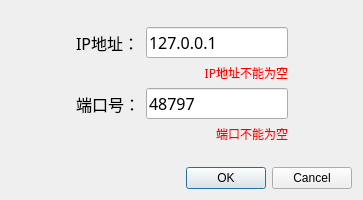
<?xml version="1.0" encoding="UTF-8"?>
<ui version="4.0">
 <class>ConfigDialog</class>
 <widget class="QDialog" name="ConfigDialog">
  <property name="geometry">
   <rect>
    <x>0</x>
    <y>0</y>
    <width>363</width>
    <height>200</height>
   </rect>
  </property>
  <property name="sizePolicy">
   <sizepolicy hsizetype="Fixed" vsizetype="Fixed">
    <horstretch>0</horstretch>
    <verstretch>0</verstretch>
   </sizepolicy>
  </property>
  <property name="minimumSize">
   <size>
    <width>363</width>
    <height>200</height>
   </size>
  </property>
  <property name="maximumSize">
   <size>
    <width>363</width>
    <height>200</height>
   </size>
  </property>
  <property name="contextMenuPolicy">
   <enum>Qt::DefaultContextMenu</enum>
  </property>
  <property name="windowTitle">
   <string>请输入服务器IP地址和端口</string>
  </property>
  <property name="whatsThis">
   <string/>
  </property>
  <layout class="QGridLayout" name="gridLayout">
   <item row="2" column="1">
    <spacer name="verticalSpacer_2">
     <property name="orientation">
      <enum>Qt::Vertical</enum>
     </property>
     <property name="sizeHint" stdset="0">
      <size>
       <width>20</width>
       <height>22</height>
      </size>
     </property>
    </spacer>
   </item>
   <item row="1" column="0">
    <spacer name="horizontalSpacer">
     <property name="orientation">
      <enum>Qt::Horizontal</enum>
     </property>
     <property name="sizeHint" stdset="0">
      <size>
       <width>40</width>
       <height>20</height>
      </size>
     </property>
    </spacer>
   </item>
   <item row="0" column="1">
    <spacer name="verticalSpacer">
     <property name="orientation">
      <enum>Qt::Vertical</enum>
     </property>
     <property name="sizeHint" stdset="0">
      <size>
       <width>20</width>
       <height>21</height>
      </size>
     </property>
    </spacer>
   </item>
   <item row="1" column="1">
    <layout class="QVBoxLayout" name="verticalLayout">
     <item>
      <layout class="QHBoxLayout" name="horizontalLayout">
       <item>
        <widget class="QLabel" name="label">
         <property name="font">
          <font>
           <family>微软雅黑</family>
           <pointsize>12</pointsize>
          </font>
         </property>
         <property name="text">
          <string>IP地址：</string>
         </property>
         <property name="buddy">
          <cstring>txtIP</cstring>
         </property>
        </widget>
       </item>
       <item>
        <widget class="QLineEdit" name="txtIP">
         <property name="font">
          <font>
           <family>微软雅黑</family>
           <pointsize>12</pointsize>
          </font>
         </property>
         <property name="inputMask">
          <string/>
         </property>
         <property name="text">
          <string>127.0.0.1</string>
         </property>
         <property name="frame">
          <bool>true</bool>
         </property>
        </widget>
       </item>
      </layout>
     </item>
     <item>
      <widget class="QLabel" name="lblIP">
       <property name="enabled">
        <bool>true</bool>
       </property>
       <property name="palette">
        <palette>
         <active>
          <colorrole role="WindowText">
           <brush brushstyle="SolidPattern">
            <color alpha="255">
             <red>255</red>
             <green>0</green>
             <blue>0</blue>
            </color>
           </brush>
          </colorrole>
         </active>
         <inactive>
          <colorrole role="WindowText">
           <brush brushstyle="SolidPattern">
            <color alpha="255">
             <red>255</red>
             <green>0</green>
             <blue>0</blue>
            </color>
           </brush>
          </colorrole>
         </inactive>
         <disabled>
          <colorrole role="WindowText">
           <brush brushstyle="SolidPattern">
            <color alpha="255">
             <red>120</red>
             <green>120</green>
             <blue>120</blue>
            </color>
           </brush>
          </colorrole>
         </disabled>
        </palette>
       </property>
       <property name="font">
        <font>
         <family>微软雅黑</family>
         <underline>false</underline>
        </font>
       </property>
       <property name="layoutDirection">
        <enum>Qt::LeftToRight</enum>
       </property>
       <property name="text">
        <string>IP地址不能为空</string>
       </property>
       <property name="alignment">
        <set>Qt::AlignRight|Qt::AlignTrailing|Qt::AlignVCenter</set>
       </property>
      </widget>
     </item>
     <item>
      <layout class="QHBoxLayout" name="horizontalLayout_2">
       <item>
        <widget class="QLabel" name="label_2">
         <property name="font">
          <font>
           <family>微软雅黑</family>
           <pointsize>12</pointsize>
          </font>
         </property>
         <property name="text">
          <string>端口号：</string>
         </property>
         <property name="buddy">
          <cstring>txtPort</cstring>
         </property>
        </widget>
       </item>
       <item>
        <widget class="QLineEdit" name="txtPort">
         <property name="font">
          <font>
           <family>微软雅黑</family>
           <pointsize>12</pointsize>
          </font>
         </property>
         <property name="inputMask">
          <string/>
         </property>
         <property name="text">
          <string>48797</string>
         </property>
         <property name="maxLength">
          <number>32767</number>
         </property>
        </widget>
       </item>
      </layout>
     </item>
     <item>
      <widget class="QLabel" name="lblPort">
       <property name="palette">
        <palette>
         <active>
          <colorrole role="WindowText">
           <brush brushstyle="SolidPattern">
            <color alpha="255">
             <red>255</red>
             <green>0</green>
             <blue>0</blue>
            </color>
           </brush>
          </colorrole>
         </active>
         <inactive>
          <colorrole role="WindowText">
           <brush brushstyle="SolidPattern">
            <color alpha="255">
             <red>255</red>
             <green>0</green>
             <blue>0</blue>
            </color>
           </brush>
          </colorrole>
         </inactive>
         <disabled>
          <colorrole role="WindowText">
           <brush brushstyle="SolidPattern">
            <color alpha="255">
             <red>120</red>
             <green>120</green>
             <blue>120</blue>
            </color>
           </brush>
          </colorrole>
         </disabled>
        </palette>
       </property>
       <property name="font">
        <font>
         <family>微软雅黑</family>
         <underline>false</underline>
        </font>
       </property>
       <property name="layoutDirection">
        <enum>Qt::LeftToRight</enum>
       </property>
       <property name="text">
        <string>端口不能为空</string>
       </property>
       <property name="alignment">
        <set>Qt::AlignRight|Qt::AlignTrailing|Qt::AlignVCenter</set>
       </property>
      </widget>
     </item>
    </layout>
   </item>
   <item row="1" column="2">
    <spacer name="horizontalSpacer_2">
     <property name="orientation">
      <enum>Qt::Horizontal</enum>
     </property>
     <property name="sizeHint" stdset="0">
      <size>
       <width>40</width>
       <height>20</height>
      </size>
     </property>
    </spacer>
   </item>
   <item row="3" column="0" colspan="3">
    <widget class="QDialogButtonBox" name="buttonBox">
     <property name="orientation">
      <enum>Qt::Horizontal</enum>
     </property>
     <property name="standardButtons">
      <set>QDialogButtonBox::Cancel|QDialogButtonBox::Ok</set>
     </property>
     <property name="centerButtons">
      <bool>false</bool>
     </property>
    </widget>
   </item>
  </layout>
 </widget>
 <resources/>
 <connections>
  <connection>
   <sender>buttonBox</sender>
   <signal>accepted()</signal>
   <receiver>ConfigDialog</receiver>
   <slot>accept()</slot>
   <hints>
    <hint type="sourcelabel">
     <x>248</x>
     <y>254</y>
    </hint>
    <hint type="destinationlabel">
     <x>157</x>
     <y>274</y>
    </hint>
   </hints>
  </connection>
  <connection>
   <sender>buttonBox</sender>
   <signal>rejected()</signal>
   <receiver>ConfigDialog</receiver>
   <slot>reject()</slot>
   <hints>
    <hint type="sourcelabel">
     <x>316</x>
     <y>260</y>
    </hint>
    <hint type="destinationlabel">
     <x>286</x>
     <y>274</y>
    </hint>
   </hints>
  </connection>
 </connections>
</ui>
